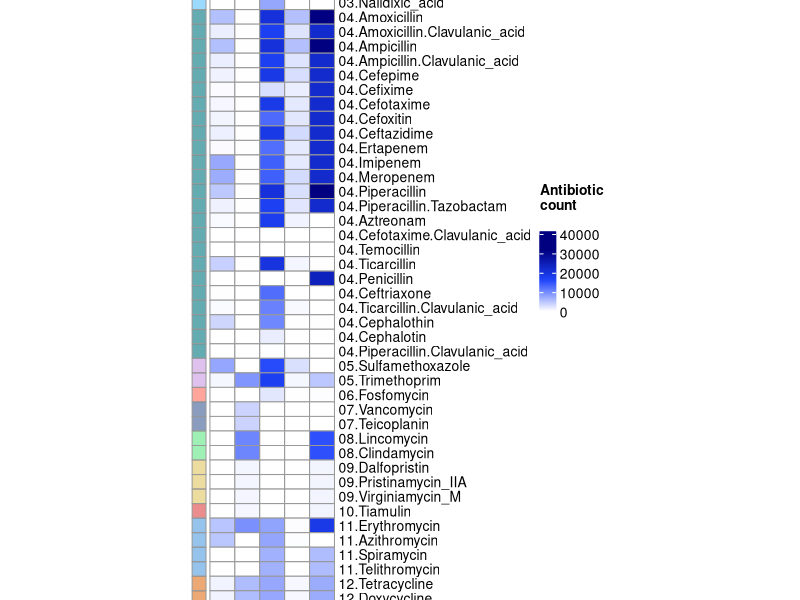

Here is the R script that generated this plot:
#!/usr/local/bin/Rscript

data <- read.csv(file = 'results/tables/antibiotic_frequency.c100.tsv', sep="\t", header = TRUE)


data$Species

data[1,2:ncol(data)]

ncol(data)

nrow(data)


#quit()

dataset <- as.data.frame(data[,2:ncol(data)])
dataset
#quit()

rownames(dataset) <- data$Species

length(dataset[1,])
length(dataset[,1])

#移除以數字開頭的名稱 會自動在前方加"X"的情況
colnames(dataset) <- substr(colnames(dataset),2,nchar(colnames(dataset)))
colnames(dataset)

#quit()

# 移除都是 0 的 column
dataset <- dataset[,which(colSums(dataset)>0)]


#dataset[1:8,1:5]

M2 <- as.matrix(dataset[1:length(dataset[,1]),1:length(dataset[1,])])

M2

#quit()

#sapply(dataset, as.numeric)
#class(dataset) <- "numeric"
#storage.mode(dataset) <- "numeric"



tM2 <- t(M2)

# 斜體顯示
newnames <- lapply(
  rownames(dataset),
  function(x) bquote(italic(.(x))))

library("ComplexHeatmap")

#annotation_col = data.frame(
#    Type = factor(rep(c("EC", "EU"), c(4, 4)))
#)

library("stringr")

colnames(dataset)


annotation_col = data.frame(
  #以“.”為分隔符號，擷取抗生素前面的編號來做Class的分類
    Class = factor(str_split_fixed(colnames(dataset), '[.]', 2) [,1])
)

annotation_col

#quit()

#annotation_row = data.frame(
#    GeneRanking = 1:20
#)

ann_colors = list(
    Class = c("01"="#E3908C9B", "02"="#FFA5009B", "03"="#5CC0FF9B", "04"="#0175809B", "05"="#C99AE09B", "06"="#FF6C5C9B", 
      "07"="#415F949B", "08"="#61E7869B", "09"="#E0C6639B", "10"="#E044449B", "11"="#529CE09B", "12"="#E0721D9B", 
      "13"="#8435949B", "14"="#E07B689B", "15"="#274B949B", "16"="#8CE0669B", "17"="#944E2F9B", "18"="#F759CF9B", 
      "19"="#65E4E49B", "20"="#CB00009B", "21"="#1627DB9B", "22"="#9994DE9B", "23"="#8F79069B", "24"="#8080809B")  
#    Type = c(EC = "#1B9E77", EU = "#D95F02"),
#    GeneRanking = c("dark green", "white")
)

#names(ann_colors$Class) <- c("EXp1"="01", "Exp2"="02", "Exp3"="03", "Exp4"="04", "Exp5"="05", "Exp6"="06", 
#  "Exp7"="07", "Exp8"="08", "Exp9"="09", "Exp10"="10", "Exp11"="11", "Exp12"="12", 
#  "Exp13"="13", "Exp14"="14", "Exp15"="15", "Exp16"="16", "Exp17"="17", "Exp18"="18", 
#  "Exp19"="19", "Exp20"="20", "Exp21"="21", "Exp22"="22", "Exp23"="23", "Exp24"="24")


#pdf(file="heatmap.pdf", width=24, height=4)  #橫的顯示
pdf(file="results/figures/heatmap_count_c100.pdf", width=5, height=14)  #直的顯示

#par(mfrow=c(1,1))
#par(mar = c(1, 1, 1, 1) + 0.3)

#breaksList = seq(0, 32000, by = 1000)

#library("RColorBrewer")
#colors<-colorRampPalette(rev(brewer.pal(n=7,name="RdYlBu")))(255)
#colors = colorRampPalette(rev(brewer.pal(n = 7, name = "RdYlBu")))(length(breaksList))
#colors = rev(hcl.colors(50, "RdYlBu"))
colors = rev(hcl.colors(50, "BluYl"))

#pheatmap(tM2, name = "Matrix", annotation_row = annotation_row, annotation_col = annotation_col, annotation_colors = ann_colors, main = "Selected by P-value", clustering_method = "complete")
#pheatmap(M2, name = "AMR count\n", clustering_method = "complete", cellwidth = 16, cellheight = 16, fontsize_col = 10, fontsize_row = 10, angle_col = "45", color = colorRampPalette(c("white", "blue", "navy"))(20), breaks = breaksList)
#pheatmap(M2, name = "Antibiotic \ncount\n", clustering_method = "complete", cellwidth = 16, cellheight = 16, fontsize_col = 10, fontsize_row = 10, angle_col = "45", color = colorRampPalette(c("white", "#1F45FC", "navy"))(20), labels_row = as.expression(newnames))

#橫的顯示
#pheatmap(M2, name = "Antibiotic \ncount\n", annotation_col = annotation_col, annotation_colors = ann_colors, clustering_method = "complete", cellwidth = 16, cellheight = 16, fontsize_col = 10, fontsize_row = 10, angle_col = "45", color = colorRampPalette(c("white", "#1F45FC", "navy"))(20), labels_row = as.expression(newnames))

#直的顯示
pheatmap(tM2, cluster_rows = FALSE, cluster_cols = FALSE, name = "Antibiotic \ncount\n", annotation_row = annotation_col, annotation_colors = ann_colors, annotation_legend = FALSE, clustering_method = "complete", cellwidth = 18, cellheight = 10.5, fontsize_col = 10, fontsize_row = 10, angle_col = "90", color = colorRampPalette(c("white", "#1F45FC", "navy"))(20), labels_col = as.expression(newnames))


#pheatmap(M2, name = "CAZyme \ncount\n", clustering_method = "complete", cellwidth = 16, cellheight = 16, fontsize_col = 10, fontsize_row = 10, angle_col = "45", color = colors, breaks = breaksList)


dev.off()
